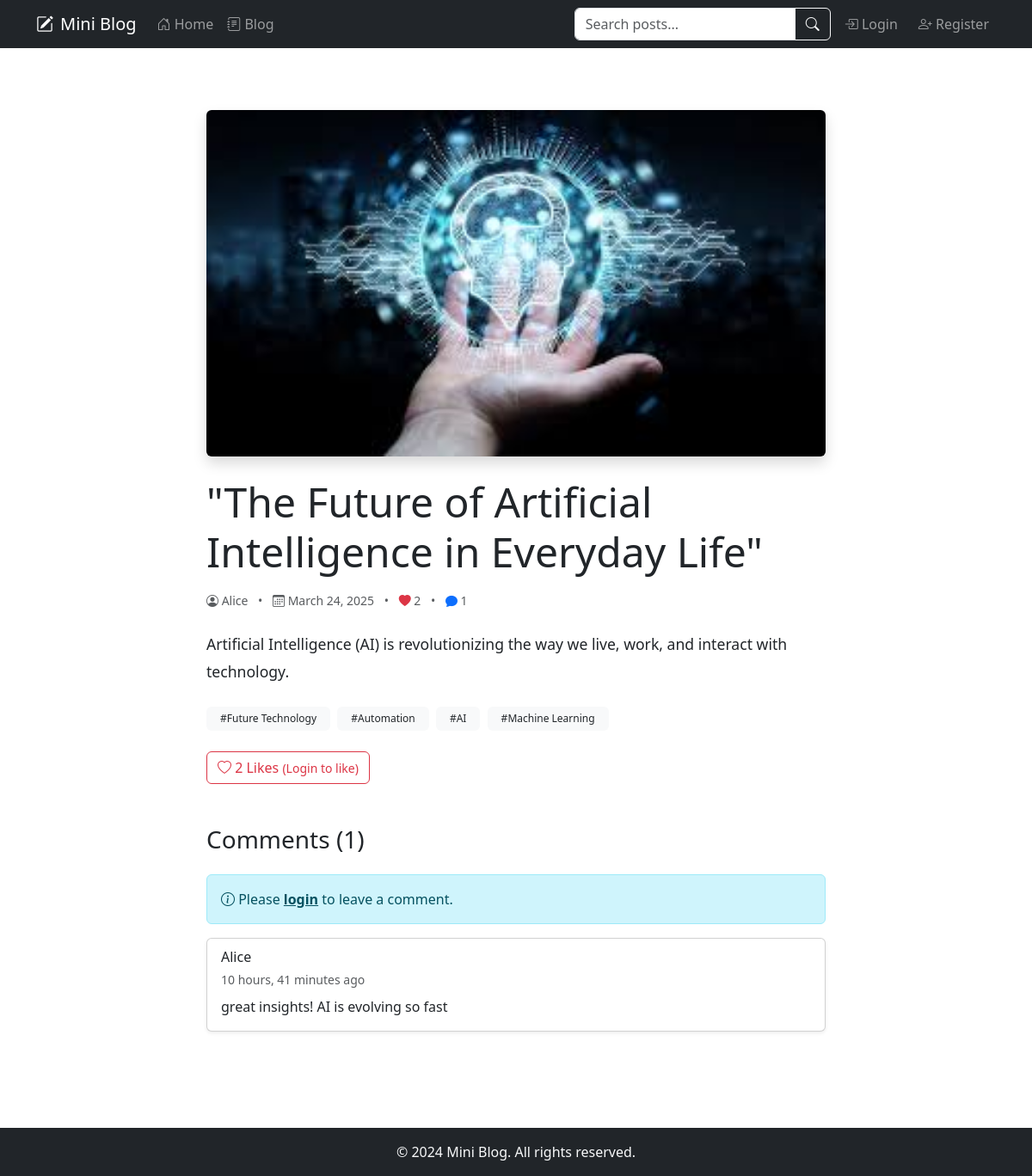
The app's page /post/the-future-of-artificial-intelligence-in-everyday-life/ with its own data.
### blog/models.py (models this page shows, shortened)
class Post(models.Model):
    title = models.CharField(max_length=200)
    slug = models.SlugField(unique=True, blank=True)
    content = RichTextField()
    author = models.ForeignKey(User, on_delete=models.CASCADE)
    created_date = models.DateTimeField(auto_now_add=True)
    updated_date = models.DateTimeField(auto_now=True)
    image = models.ImageField(upload_to='blog_images/', blank=True, null=True)
    tags = TaggableManager()
    likes = models.ManyToManyField(User, related_name='blog_posts')
    total_likes = models.IntegerField(default=0)
    def total_likes(self):
        return self.likes.count()
    class Meta:
        ordering = ['-created_date']

class Comment(models.Model):
    post = models.ForeignKey(Post, on_delete=models.CASCADE, related_name='comments')
    author = models.ForeignKey(User, on_delete=models.CASCADE)
    content = models.TextField()
    created_date = models.DateTimeField(auto_now_add=True)
    class Meta:
        ordering = ['created_date']

### blog/views.py (the view)
# urls.py: path('post/<slug:slug>/', views.PostDetailView.as_view(), name='post_detail'),
class PostDetailView(DetailView):
    model = Post
    template_name = 'blog/post_detail.html'
    def get_context_data(self, **kwargs):
        context = super().get_context_data(**kwargs)
        context['comment_form'] = CommentForm()
        return context

### blog/forms.py
class CommentForm(forms.ModelForm):
    class Meta:
        model = Comment
        fields = ['content']
        widgets = {
            'content': forms.Textarea(attrs={'rows': 4}),
        }

### blog/templates/blog/post_detail.html (shortened to what this page needs)
{% extends 'blog/base.html' %}
{% load static %}
{% block content %}
<div class="container py-5">
    <div class="row justify-content-center">
        <div class="col-lg-8">
            <article class="blog-post">
                {% if post.image %}
                <div class="post-image mb-4">
                    <img src="{{ post.image.url }}" class="img-fluid rounded shadow" alt="{{ post.title }}">
                </div>
                {% endif %}
                <h1 class="display-5 mb-3">{{ post.title }}</h1>
                <div class="post-meta text-muted mb-4">
                    <small>
                        <i class="bi bi-person-circle"></i> {{ post.author }}
                        <span class="mx-2">•</span>
                        <i class="bi bi-calendar3"></i> {{ post.created_date|date:"F d, Y" }}
                        <span class="mx-2">•</span>
                        <i class="bi bi-heart-fill text-danger"></i> {{ post.total_likes }}
                        <span class="mx-2">•</span>
                        <i class="bi bi-chat-fill text-primary"></i> {{ post.comments.count }}
                    </small>
                </div>
                <div class="post-content mb-4">
                    {{ post.content|safe }}
                </div>
                {% if post.tags.all %}
                <div class="post-tags mb-4">
                    {% for tag in post.tags.all %}
                    <a href="{% url 'post_list_by_tag' tag.slug %}" class="badge bg-light text-dark text-decoration-none me-1">
                        #{{ tag.name }}
                    </a>
                    {% endfor %}
                </div>
                {% endif %}
                <div class="d-flex justify-content-between align-items-center mb-5">
                    {% if user.is_authenticated %}
                        <form action="{% url 'post_like' post.slug %}" method="post" class="d-inline">
                            {% csrf_token %}
                            <button type="submit" class="btn btn-outline-danger">
                                <i class="bi bi-heart{% if user in post.likes.all %}-fill{% endif %}"></i>
                                {{ post.total_likes }} Like{{ post.total_likes|pluralize }}
                            </button>
                        </form>
                    {% else %}
                        <a href="{% url 'login' %}" class="btn btn-outline-danger">
                            <i class="bi bi-heart"></i> {{ post.total_likes }} Like{{ post.total_likes|pluralize }}
                            <small>(Login to like)</small>
                        </a>
                    {% endif %}
                </div>
                <div class="comments-section mt-5">
                    <h3 class="mb-4">Comments ({{ post.comments.count }})</h3>
                    {% if user.is_authenticated %}
                        <div class="card shadow-sm mb-4">
                            <div class="card-body">
                                <form method="post" action="{% url 'add_comment' post.slug %}">
                                    {% csrf_token %}
                                    <div class="mb-3">
                                        <label for="content" class="form-label">Add a comment</label>
                                        <textarea class="form-control" id="content" name="content" rows="3" required></textarea>
                                    </div>
                                    <button type="submit" class="btn btn-primary">
                                        <i class="bi bi-chat"></i> Post Comment
                                    </button>
                                </form>
                            </div>
                        </div>
                    {% else %}
                        <div class="alert alert-info">
                            <i class="bi bi-info-circle"></i>
                            Please <a href="{% url 'login' %}" class="alert-link">login</a> to leave a comment.
                        </div>
                    {% endif %}
                    {% for comment in post.comments.all %}
                    <div class="card shadow-sm mb-3">
                        <div class="card-body">
                            <div class="d-flex justify-content-between align-items-start">
                                <div class="d-flex align-items-center">
                                    <div>
                                        <h6 class="card-subtitle mb-1">{{ comment.author }}</h6>
                                        <small class="text-muted">{{ comment.created_date|timesince }} ago</small>
                                    </div>
                                </div>
                            </div>
                            <p class="card-text mt-2">{{ comment.content }}</p>
                        </div>
                    </div>
                    {% empty %}
                    <div class="text-center text-muted py-4">
                        <p>No comments yet. Be the first to comment!</p>
                    </div>
                    {% endfor %}
                </div>
            </article>
        </div>
    </div>
</div>
{% endblock %}

### blog/templates/blog/post_detail.html (style rules this page uses)
.post-image img { max-height: 500px; width: 100%; object-fit: cover; }
.post-content { line-height: 1.8; font-size: 1.1rem; }
.post-tags .badge { padding: 0.5rem 1rem; font-weight: normal; }

### records on screen
Post: image (picture), title "\"The Future of Artificial Intelligence in Everyday Life\"", author "Alice", created_date "March 24, 2025", total_likes "2", comments.count "1", content "Artificial Intelligence (AI) is revolutionizing the way we live, work, and interact with technology."
Tag: name "Future Technology"
Tag: name "Automation"
Tag: name "AI"
Tag: name "Machine Learning"
Comment: author "Alice", created_date "10 hours, 41 minutes", content "great insights! AI is evolving so fast"
